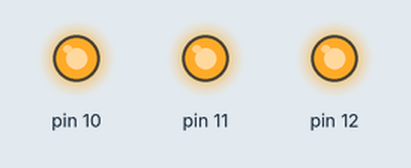
Bench run of a sketch on a simulated Arduino Uno, built with avr-gcc and run on an emulated ATmega328P. Shown: output pins drawn as LEDs (lit = HIGH).

Above: at 0.2 s.
At 1.7 s:
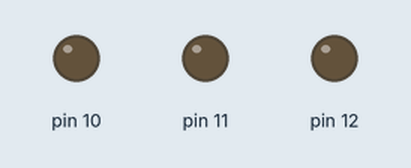
Timing chart, 0 to 3.0 s (numbered marks = the images above):
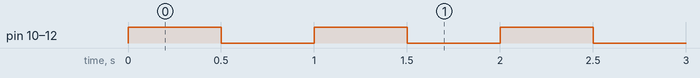

The sketch:

Trois_LED.ino
```cpp
void setup() {
  pinMode(12, OUTPUT);
  pinMode(11, OUTPUT);
  pinMode(10, OUTPUT);

  digitalWrite(12, HIGH);
  digitalWrite(11, HIGH);
  digitalWrite(10, HIGH);
}

void loop() {


  digitalWrite(12, HIGH);
  digitalWrite(11, HIGH);
  digitalWrite(10, HIGH);
  delay(500);

  digitalWrite(12, LOW);
  digitalWrite(11, LOW);
  digitalWrite(10, LOW);
  delay(500);


}
```

Measured:
- by itself, pin 10–12: alternates HIGH for 0.50 s and LOW for 0.50 s
